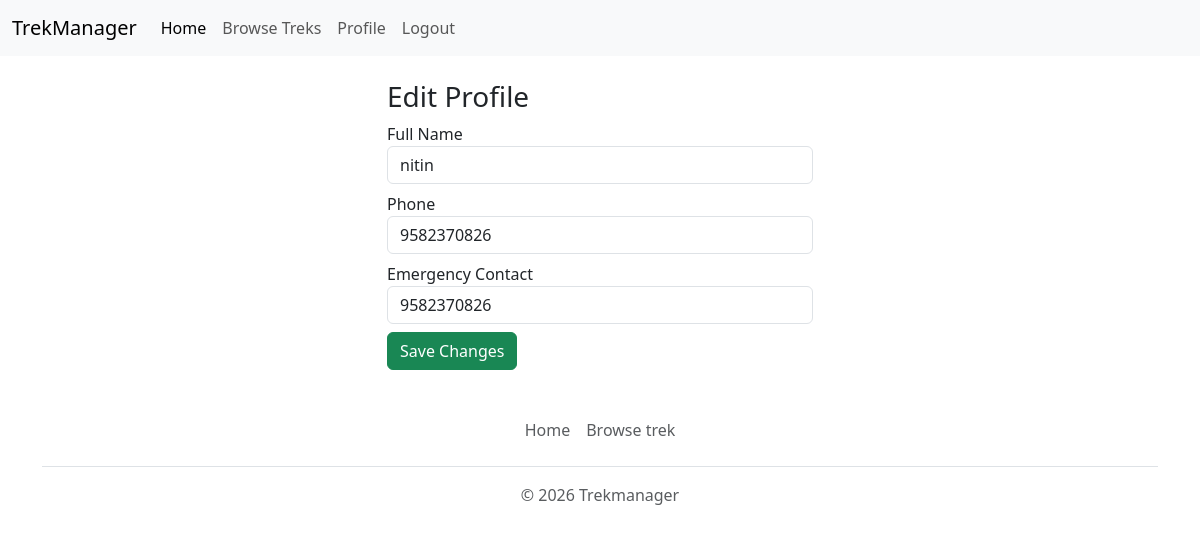
/profile/edit (signed in), run on the app's committed database.
### application/models.py (models this page shows, shortened)
class Users(db.Model, UserMixin):
    __tablename__ = "users"
    id = db.Column(db.Integer, primary_key=True)
    full_name = db.Column(db.String(100), nullable=False)
    email = db.Column(db.String(150), unique=True, nullable=False)
    password_hash = db.Column(db.String(255), nullable=False)
    phone_no = db.Column(db.String(15), nullable=False, unique=True)
    emergency_contact = db.Column(db.String(15), nullable=False)
    status = db.Column(db.String(20), default="active")

### application/app.py (the view, shortened to what this page needs)
    @app.route("/profile/edit", methods=["GET", "POST"])
    @login_required
    def edit_profile():
        if isinstance(current_user, Staffs) or isinstance(current_user, Admins):
            abort(403)
        return render_template("edit_profile.html", user=current_user)

### templates/edit_profile.html (shortened to what this page needs)
{% extends "layout.html" %}
{% block main %}
<div class="container mt-4" style="max-width:450px;">
    <h3>Edit Profile</h3>
    <form method="POST">
        <div class="mb-2">
            <label>Full Name</label>
            <input type="text" name="fullname" class="form-control" value="{{ user.full_name }}" required>
        </div>
        <div class="mb-2">
            <label>Phone</label>
            <input type="tel" name="phone" class="form-control" value="{{ user.phone_no }}" required>
        </div>
        <div class="mb-2">
            <label>Emergency Contact</label>
            <input type="tel" name="emergency" class="form-control" value="{{ user.emergency_contact }}" required>
        </div>
        <button type="submit" class="btn btn-success">Save Changes</button>
    </form>
</div>
{% endblock %}

### static/styles.css (style rules this page uses)
* { margin:0; padding:0; box-sizing: border-box; }

### data on the page
Users: fullname "nitin", phone "9582370826", emergency "9582370826"
